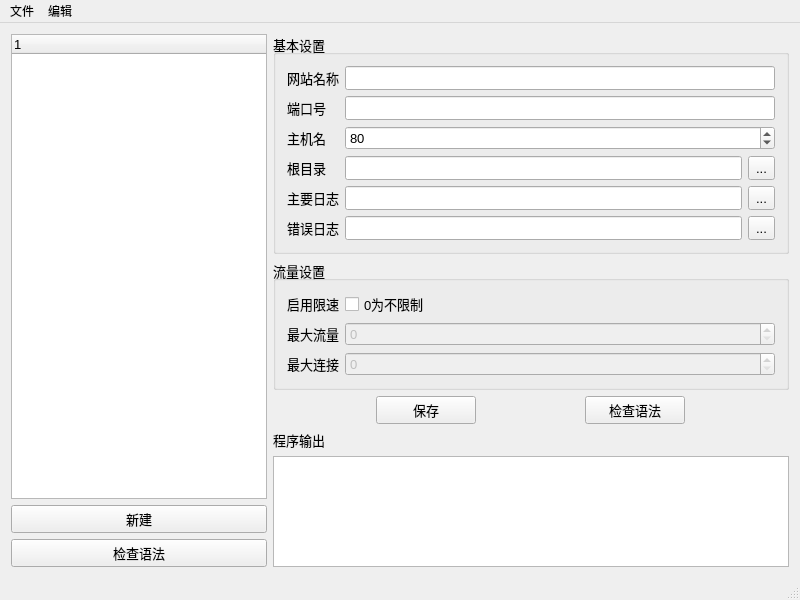
<?xml version="1.0" encoding="UTF-8"?>
<ui version="4.0">
 <class>MainWindow</class>
 <widget class="QMainWindow" name="MainWindow">
  <property name="geometry">
   <rect>
    <x>0</x>
    <y>0</y>
    <width>800</width>
    <height>600</height>
   </rect>
  </property>
  <property name="minimumSize">
   <size>
    <width>700</width>
    <height>550</height>
   </size>
  </property>
  <property name="font">
   <font>
    <pointsize>9</pointsize>
   </font>
  </property>
  <property name="windowTitle">
   <string>Apache Manager</string>
  </property>
  <widget class="QWidget" name="centralWidget">
   <property name="font">
    <font>
     <pointsize>10</pointsize>
    </font>
   </property>
   <layout class="QGridLayout" name="gridLayout">
    <item row="0" column="0">
     <layout class="QVBoxLayout" name="vLayLeftPannel" stretch="1,0,0">
      <item>
       <widget class="QTreeWidget" name="mainTree">
        <property name="sizePolicy">
         <sizepolicy hsizetype="Preferred" vsizetype="Expanding">
          <horstretch>0</horstretch>
          <verstretch>0</verstretch>
         </sizepolicy>
        </property>
        <property name="sizeIncrement">
         <size>
          <width>0</width>
          <height>0</height>
         </size>
        </property>
        <property name="baseSize">
         <size>
          <width>0</width>
          <height>0</height>
         </size>
        </property>
        <column>
         <property name="text">
          <string notr="true">1</string>
         </property>
        </column>
       </widget>
      </item>
      <item>
       <widget class="QPushButton" name="btnLeftNew">
        <property name="text">
         <string>新建</string>
        </property>
       </widget>
      </item>
      <item>
       <widget class="QPushButton" name="btnLeftCheck">
        <property name="text">
         <string>检查语法</string>
        </property>
       </widget>
      </item>
     </layout>
    </item>
    <item row="0" column="1">
     <layout class="QVBoxLayout" name="vLayRightPannel" stretch="0,0,0,0,0">
      <item>
       <widget class="QGroupBox" name="grbBasicSet">
        <property name="title">
         <string>基本设置</string>
        </property>
        <layout class="QHBoxLayout" name="horizontalLayout_2" stretch="0">
         <item>
          <layout class="QFormLayout" name="fLayBasic">
           <item row="0" column="0">
            <widget class="QLabel" name="labWebsiteName">
             <property name="text">
              <string>网站名称</string>
             </property>
            </widget>
           </item>
           <item row="0" column="1">
            <widget class="QLineEdit" name="edtWebsitName">
             <property name="minimumSize">
              <size>
               <width>0</width>
               <height>24</height>
              </size>
             </property>
             <property name="maximumSize">
              <size>
               <width>16777215</width>
               <height>24</height>
              </size>
             </property>
            </widget>
           </item>
           <item row="1" column="0">
            <widget class="QLabel" name="labPort">
             <property name="text">
              <string>端口号</string>
             </property>
            </widget>
           </item>
           <item row="1" column="1">
            <widget class="QLineEdit" name="edtPort">
             <property name="minimumSize">
              <size>
               <width>0</width>
               <height>24</height>
              </size>
             </property>
             <property name="maximumSize">
              <size>
               <width>16777215</width>
               <height>24</height>
              </size>
             </property>
            </widget>
           </item>
           <item row="2" column="0">
            <widget class="QLabel" name="labHostName">
             <property name="text">
              <string>主机名</string>
             </property>
            </widget>
           </item>
           <item row="3" column="0">
            <widget class="QLabel" name="labRootDir">
             <property name="text">
              <string>根目录</string>
             </property>
            </widget>
           </item>
           <item row="4" column="0">
            <widget class="QLabel" name="labMainLog">
             <property name="text">
              <string>主要日志</string>
             </property>
            </widget>
           </item>
           <item row="3" column="1">
            <layout class="QHBoxLayout" name="hLayRootDir">
             <item>
              <widget class="QLineEdit" name="edtRootDir">
               <property name="minimumSize">
                <size>
                 <width>0</width>
                 <height>24</height>
                </size>
               </property>
               <property name="maximumSize">
                <size>
                 <width>16777215</width>
                 <height>24</height>
                </size>
               </property>
              </widget>
             </item>
             <item>
              <widget class="QToolButton" name="btnRootDir">
               <property name="minimumSize">
                <size>
                 <width>0</width>
                 <height>24</height>
                </size>
               </property>
               <property name="maximumSize">
                <size>
                 <width>16777215</width>
                 <height>24</height>
                </size>
               </property>
               <property name="text">
                <string>...</string>
               </property>
              </widget>
             </item>
            </layout>
           </item>
           <item row="2" column="1">
            <widget class="QSpinBox" name="spbHostName">
             <property name="minimumSize">
              <size>
               <width>0</width>
               <height>24</height>
              </size>
             </property>
             <property name="maximumSize">
              <size>
               <width>16777215</width>
               <height>24</height>
              </size>
             </property>
             <property name="maximum">
              <number>99999</number>
             </property>
             <property name="value">
              <number>80</number>
             </property>
            </widget>
           </item>
           <item row="4" column="1">
            <layout class="QHBoxLayout" name="hLayMainLog">
             <item>
              <widget class="QLineEdit" name="edtMainLog">
               <property name="minimumSize">
                <size>
                 <width>0</width>
                 <height>24</height>
                </size>
               </property>
               <property name="maximumSize">
                <size>
                 <width>16777215</width>
                 <height>24</height>
                </size>
               </property>
              </widget>
             </item>
             <item>
              <widget class="QToolButton" name="btnMainLog">
               <property name="minimumSize">
                <size>
                 <width>0</width>
                 <height>24</height>
                </size>
               </property>
               <property name="maximumSize">
                <size>
                 <width>16777215</width>
                 <height>24</height>
                </size>
               </property>
               <property name="text">
                <string>...</string>
               </property>
              </widget>
             </item>
            </layout>
           </item>
           <item row="5" column="0">
            <widget class="QLabel" name="labErroLog">
             <property name="text">
              <string>错误日志</string>
             </property>
            </widget>
           </item>
           <item row="5" column="1">
            <layout class="QHBoxLayout" name="hLayErroLog">
             <item>
              <widget class="QLineEdit" name="edtErroLog">
               <property name="minimumSize">
                <size>
                 <width>0</width>
                 <height>24</height>
                </size>
               </property>
               <property name="maximumSize">
                <size>
                 <width>16777215</width>
                 <height>24</height>
                </size>
               </property>
              </widget>
             </item>
             <item>
              <widget class="QToolButton" name="btnErroLog">
               <property name="minimumSize">
                <size>
                 <width>0</width>
                 <height>24</height>
                </size>
               </property>
               <property name="maximumSize">
                <size>
                 <width>16777215</width>
                 <height>24</height>
                </size>
               </property>
               <property name="text">
                <string>...</string>
               </property>
              </widget>
             </item>
            </layout>
           </item>
          </layout>
         </item>
        </layout>
       </widget>
      </item>
      <item>
       <widget class="QGroupBox" name="grbFlowSet">
        <property name="title">
         <string>流量设置</string>
        </property>
        <layout class="QVBoxLayout" name="verticalLayout_3">
         <item>
          <layout class="QFormLayout" name="fLayFlow">
           <item row="0" column="0">
            <widget class="QLabel" name="labSpeedLimit">
             <property name="text">
              <string>启用限速</string>
             </property>
            </widget>
           </item>
           <item row="1" column="0">
            <widget class="QLabel" name="labMaxFlow">
             <property name="text">
              <string>最大流量</string>
             </property>
            </widget>
           </item>
           <item row="2" column="0">
            <widget class="QLabel" name="labMaxConnect">
             <property name="text">
              <string>最大连接</string>
             </property>
            </widget>
           </item>
           <item row="0" column="1">
            <widget class="QCheckBox" name="ckbSpeedLimit">
             <property name="minimumSize">
              <size>
               <width>0</width>
               <height>24</height>
              </size>
             </property>
             <property name="maximumSize">
              <size>
               <width>16777215</width>
               <height>24</height>
              </size>
             </property>
             <property name="text">
              <string>0为不限制</string>
             </property>
            </widget>
           </item>
           <item row="1" column="1">
            <widget class="QSpinBox" name="spbMaxFlow">
             <property name="enabled">
              <bool>false</bool>
             </property>
             <property name="minimumSize">
              <size>
               <width>0</width>
               <height>24</height>
              </size>
             </property>
             <property name="maximumSize">
              <size>
               <width>16777215</width>
               <height>24</height>
              </size>
             </property>
            </widget>
           </item>
           <item row="2" column="1">
            <widget class="QSpinBox" name="spbMaxConnect">
             <property name="enabled">
              <bool>false</bool>
             </property>
             <property name="minimumSize">
              <size>
               <width>0</width>
               <height>24</height>
              </size>
             </property>
             <property name="maximumSize">
              <size>
               <width>16777215</width>
               <height>24</height>
              </size>
             </property>
            </widget>
           </item>
          </layout>
         </item>
        </layout>
       </widget>
      </item>
      <item>
       <layout class="QHBoxLayout" name="hLayRightBtns">
        <item>
         <widget class="QPushButton" name="btnRightSave">
          <property name="maximumSize">
           <size>
            <width>100</width>
            <height>16777215</height>
           </size>
          </property>
          <property name="text">
           <string>保存</string>
          </property>
         </widget>
        </item>
        <item>
         <widget class="QPushButton" name="btnRightCheck">
          <property name="maximumSize">
           <size>
            <width>100</width>
            <height>16777215</height>
           </size>
          </property>
          <property name="text">
           <string>检查语法</string>
          </property>
         </widget>
        </item>
       </layout>
      </item>
      <item>
       <widget class="QLabel" name="labProgOutput">
        <property name="text">
         <string>程序输出</string>
        </property>
       </widget>
      </item>
      <item>
       <widget class="QTextEdit" name="edtProgOutput">
        <property name="minimumSize">
         <size>
          <width>0</width>
          <height>50</height>
         </size>
        </property>
       </widget>
      </item>
     </layout>
    </item>
   </layout>
  </widget>
  <widget class="QMenuBar" name="menuBar">
   <property name="geometry">
    <rect>
     <x>0</x>
     <y>0</y>
     <width>800</width>
     <height>26</height>
    </rect>
   </property>
   <property name="font">
    <font>
     <pointsize>9</pointsize>
    </font>
   </property>
   <widget class="QMenu" name="menuApache_Manager">
    <property name="title">
     <string>文件</string>
    </property>
   </widget>
   <widget class="QMenu" name="menu">
    <property name="title">
     <string>编辑</string>
    </property>
   </widget>
   <addaction name="menuApache_Manager"/>
   <addaction name="menu"/>
  </widget>
  <widget class="QStatusBar" name="statusBar"/>
 </widget>
 <layoutdefault spacing="6" margin="11"/>
 <resources/>
 <connections/>
</ui>
